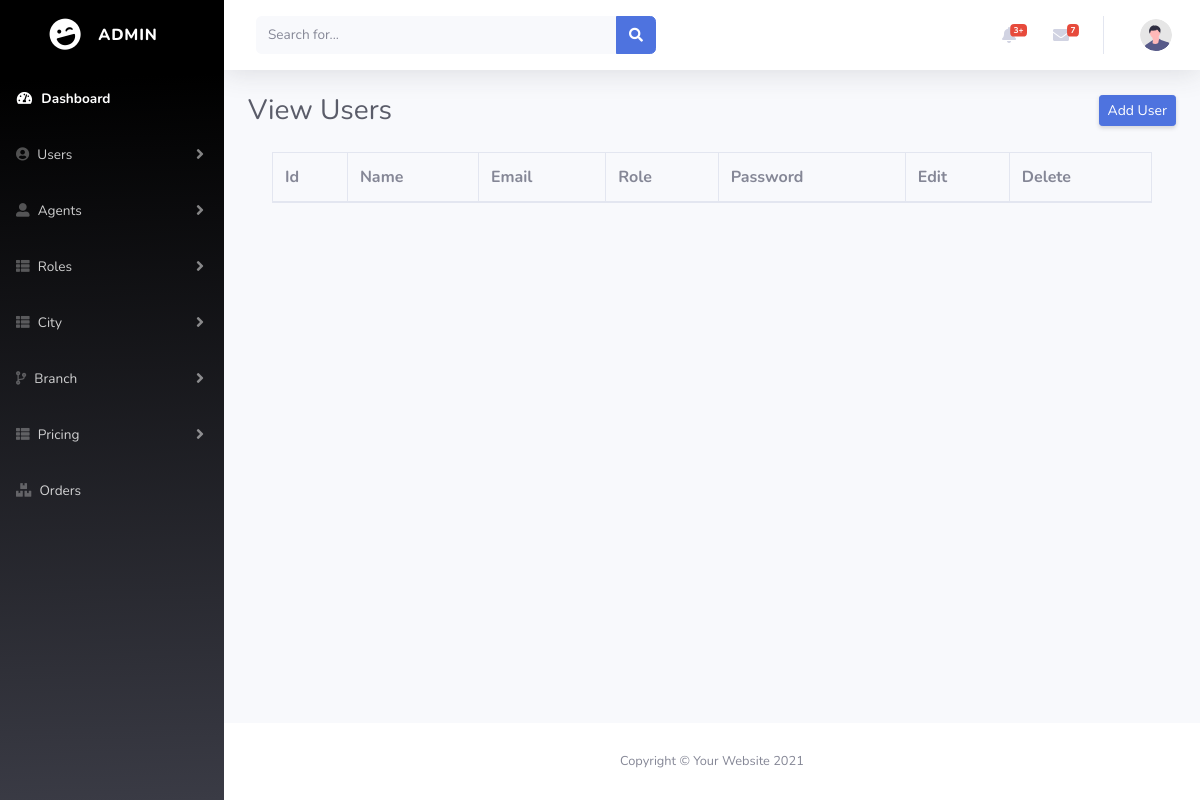
The app's page /Eproject/admin/userlist.php, older data.
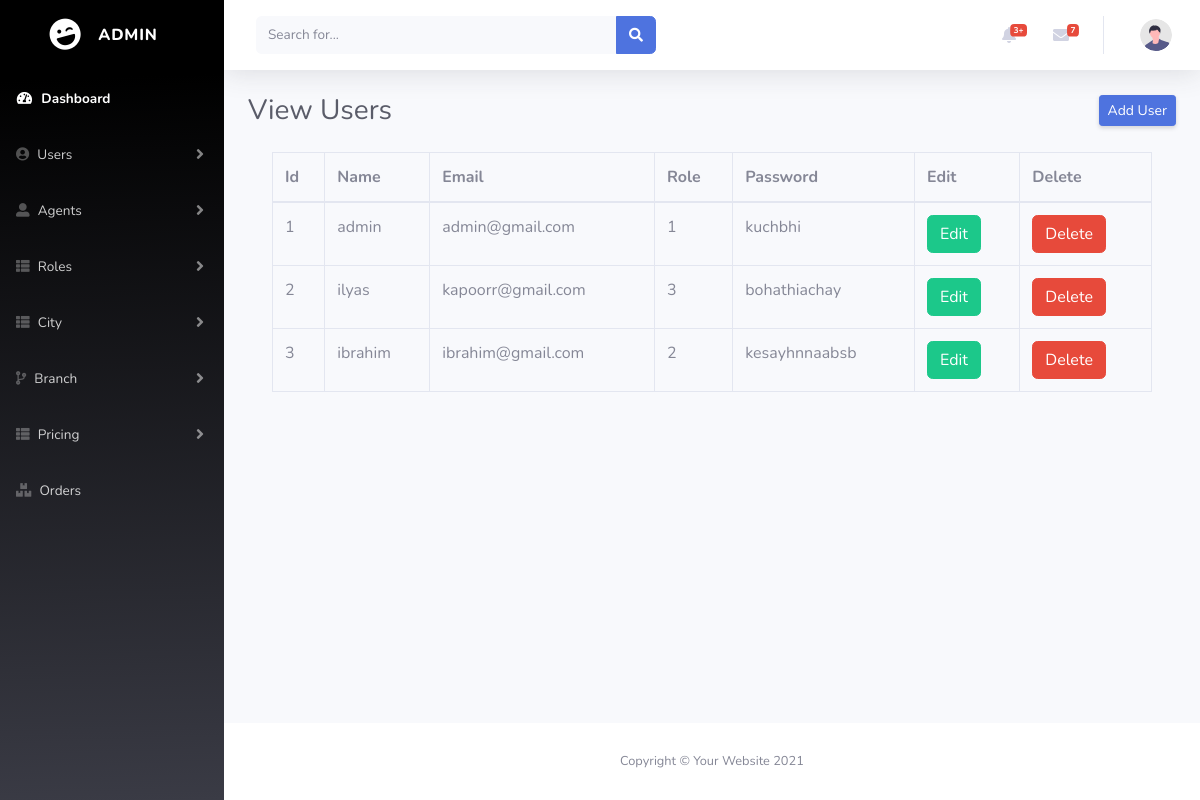
The same page, newer data.
### tables this page shows
CREATE TABLE `tbl_user` (
  `u_id` int(11) NOT NULL,
  `u_name` varchar(50) NOT NULL,
  `u_email` varchar(50) NOT NULL,
  `r_id` int(11) NOT NULL,
  `password` varchar(20) NOT NULL,
  `status` int(11) NOT NULL
);

### Eproject/admin/userlist.php (the view, shortened to what this page needs)
<?php
include('connection.php');
$select_q ='SELECT * FROM `tbl_user`';
$run_q = mysqli_query($conn, $select_q);
?>
<!DOCTYPE html>
<html lang="en">
<head>
    <link href="vendor/fontawesome-free/css/all.min.css" rel="stylesheet" type="text/css">
    <link href="css/sb-admin-2.min.css" rel="stylesheet">
</head>
<body id="page-top">
    <div id="wrapper">
       <?php include('sidebar.php')?>
        <div id="content-wrapper" class="d-flex flex-column">
            <div id="content">
                <?php include('topbar.php')?>
                <div class="container-fluid">
                    <div class="d-sm-flex align-items-center justify-content-between mb-4">
                        <h1 class="h3 mb-0 text-gray-800">View Users</h1>
                        <a href="useradd.php" class="d-none d-sm-inline-block btn btn-sm btn-primary shadow-sm"> Add User</a>
                    </div>
<div class="container">
<table class="table table-bordered">
  <thead>
    <tr>
      <th>Id</th>
      <th>Name</th>
      <th>Email</th>
      <th>Role</th>
      <th>Password</th>
      <th>Edit</th>
      <th>Delete</th>
    </tr>
  </thead>
  <tbody>
    <?php while($row = mysqli_fetch_array($run_q)){?>
    <tr>
    <td><?php echo $row['u_id'];?></td>
      <td><?php echo $row['u_name'];?></td>
      <td><?php echo $row['u_email'];?></td>
      <td><?php echo $row['r_id'];?></td>
      <td><?php echo $row['password'];?></td>
      <td><a href="edituser.php?id=<?php echo $row['u_id'];?>" class="btn btn-success">Edit</a></td>
      <td><a href="deleteuser.php?id=<?php echo $row['u_id'];?>" class="btn btn-danger">Delete</a></td>
    </tr>
  <?php } ?>
  </tbody>
</table>
</div>
                </div>
            </div>
       <?php include('footer.php')?>
        </div>
    </div>
</body>
</html>

### Eproject/admin/sidebar.php (shortened to what this page needs)
<ul class="navbar-nav bg-gradient-primary sidebar sidebar-dark accordion" id="accordionSidebar">
<a class="sidebar-brand d-flex align-items-center justify-content-center" href="index.html">
<div class="sidebar-brand-icon rotate-n-15">
                    <i class="fas fa-laugh-wink"></i>
                </div>
    <div class="sidebar-brand-text mx-3">Admin</div>
</a>
<li class="nav-item active">
    <a class="nav-link" href="dashboard.php">
        <i class="fas fa-fw fa-tachometer-alt"></i>
        <span>Dashboard</span></a>
</li>
<li class="nav-item">
                <a class="nav-link collapsed" href="#" data-toggle="collapse" data-target="#collapseUtilities"
                    aria-expanded="true" aria-controls="collapseUtilities">
                    <i class='fas fa-user-circle'></i>
                    <span>Users</span>
                </a>
            </li>
<li class="nav-item">
    <a class="nav-link collapsed" href="#" data-toggle="collapse" data-target="#collapseTwo"
        aria-expanded="true" aria-controls="collapseTwo">
        <i class='fas fa-user-alt'></i>
        <span>Agents</span>
    </a>
</li>
<li class="nav-item">
                <a class="nav-link collapsed" href="#" data-toggle="collapse" data-target="#collapsePages"
                    aria-expanded="true" aria-controls="collapsePages">
                    <i class='fas fa-th-list'></i>
                    <span>Roles</span>
                </a>
            </li>
            <li class="nav-item">
                <a class="nav-link collapsed" href="#" data-toggle="collapse" data-target="#collapsecity"
                    aria-expanded="true" aria-controls="collapsecity">
                    <i class='fas fa-th-list'></i>
                    <span>City</span>
                </a>
            </li>
<li class="nav-item">
                <a class="nav-link collapsed" href="#" data-toggle="collapse" data-target="#collapsebranch"
                    aria-expanded="true" aria-controls="collapsebranch">
                    <i class='fas fa-code-branch'></i>
                    <span>Branch</span>
                </a>
            </li>
            <li class="nav-item">
                <a class="nav-link collapsed" href="#" data-toggle="collapse" data-target="#collapsepricing"
                    aria-expanded="true" aria-controls="collapsepricing">
                    <i class='fas fa-th-list'></i>
                    <span>Pricing</span>
                </a>
            </li>
<li class="nav-item">
    <a class="nav-link" href="orders.php">
    <i class='fas fa-boxes'></i>
        <span>Orders</span></a>
</li>
</ul>

### Eproject/admin/topbar.php (shortened to what this page needs)
<nav class="navbar navbar-expand navbar-light bg-white topbar mb-4 static-top shadow">
<form
    class="d-none d-sm-inline-block form-inline mr-auto ml-md-3 my-2 my-md-0 mw-100 navbar-search">
    <div class="input-group">
        <input type="text" class="form-control bg-light border-0 small" placeholder="Search for..."
            aria-label="Search" aria-describedby="basic-addon2">
        <div class="input-group-append">
            <button class="btn btn-primary" type="button">
                <i class="fas fa-search fa-sm"></i>
            </button>
        </div>
    </div>
</form>
<ul class="navbar-nav ml-auto">
    <li class="nav-item dropdown no-arrow mx-1">
        <a class="nav-link dropdown-toggle" href="#" id="alertsDropdown" role="button"
            data-toggle="dropdown" aria-haspopup="true" aria-expanded="false">
            <i class="fas fa-bell fa-fw"></i>
            <span class="badge badge-danger badge-counter">3+</span>
        </a>
    </li>
    <li class="nav-item dropdown no-arrow mx-1">
        <a class="nav-link dropdown-toggle" href="#" id="messagesDropdown" role="button"
            data-toggle="dropdown" aria-haspopup="true" aria-expanded="false">
            <i class="fas fa-envelope fa-fw"></i>
            <span class="badge badge-danger badge-counter">7</span>
        </a>
    </li>
    <li class="nav-item dropdown no-arrow">
        <a class="nav-link dropdown-toggle" href="#" id="userDropdown" role="button"
            data-toggle="dropdown" aria-haspopup="true" aria-expanded="false">
            <img class="img-profile rounded-circle"
                src="img/undraw_profile.svg">
        </a>
    </li>
</ul>
</nav>

### Eproject/admin/footer.php
<footer class="sticky-footer bg-white">
                <div class="container my-auto">
                    <div class="copyright text-center my-auto">
                        <span>Copyright &copy; Your Website 2021</span>
                    </div>
                </div>
            </footer>

### Eproject/admin/userlist.php (style rules this page uses)
.bg-gradient-primary { background-color: #3a3b45; background-image: linear-gradient(178deg,#000 10%,#3a3b45 100%); }

Row changes from the older to the newer data that the page shows:
added tbl_user: u_id "1", u_name "admin", u_email "admin@gmail.com", r "1", password "kuchbhi"
added tbl_user: u_id "2", u_name "ilyas", u_email "kapoorr@gmail.com", r "3", password "bohathiachay"
added tbl_user: u_id "3", u_name "ibrahim", u_email "ibrahim@gmail.com", r "2", password "kesayhnnaabsb"
